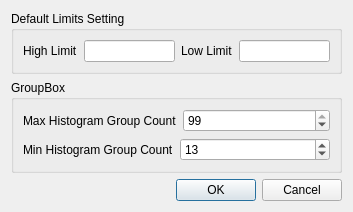
<?xml version="1.0" encoding="UTF-8"?>
<ui version="4.0">
 <class>ChartSettingDialog</class>
 <widget class="QDialog" name="ChartSettingDialog">
  <property name="geometry">
   <rect>
    <x>0</x>
    <y>0</y>
    <width>353</width>
    <height>206</height>
   </rect>
  </property>
  <property name="windowTitle">
   <string>Chart Settings</string>
  </property>
  <layout class="QGridLayout" name="gridLayout_3">
   <item row="0" column="0">
    <layout class="QVBoxLayout" name="MainVerticalLayout">
     <item>
      <widget class="QGroupBox" name="LimitGroupBox">
       <property name="title">
        <string>Default Limits Setting</string>
       </property>
       <layout class="QGridLayout" name="gridLayout">
        <item row="0" column="0">
         <layout class="QHBoxLayout" name="LimitsHorizontalLayout">
          <item>
           <widget class="QLabel" name="HighLimitLabel">
            <property name="text">
             <string>High Limit</string>
            </property>
            <property name="buddy">
             <cstring>HighLimitLineEdit</cstring>
            </property>
           </widget>
          </item>
          <item>
           <widget class="QLineEdit" name="HighLimitLineEdit"/>
          </item>
          <item>
           <widget class="QLabel" name="LowLimitLabel">
            <property name="text">
             <string>Low Limit</string>
            </property>
            <property name="buddy">
             <cstring>LowLimitLineEdit</cstring>
            </property>
           </widget>
          </item>
          <item>
           <widget class="QLineEdit" name="LowLimitLineEdit"/>
          </item>
         </layout>
        </item>
       </layout>
      </widget>
     </item>
     <item>
      <widget class="QGroupBox" name="GroupCountGroupBox">
       <property name="title">
        <string>GroupBox</string>
       </property>
       <layout class="QGridLayout" name="gridLayout_2">
        <item row="0" column="0">
         <layout class="QVBoxLayout" name="HistoCountVerticalLayout">
          <item>
           <layout class="QHBoxLayout" name="MaxCountHorizontalLayout">
            <item>
             <widget class="QLabel" name="MaxHistogramGroupLable">
              <property name="text">
               <string>Max Histogram Group Count</string>
              </property>
              <property name="buddy">
               <cstring>MaxCountSpinBox</cstring>
              </property>
             </widget>
            </item>
            <item>
             <widget class="QSpinBox" name="MaxCountSpinBox">
              <property name="minimum">
               <number>5</number>
              </property>
              <property name="value">
               <number>99</number>
              </property>
             </widget>
            </item>
           </layout>
          </item>
          <item>
           <layout class="QHBoxLayout" name="MinCountHorizontalLayout">
            <item>
             <widget class="QLabel" name="MinHistogramGroupLable">
              <property name="text">
               <string>Min Histogram Group Count</string>
              </property>
              <property name="buddy">
               <cstring>MinCountSpinBox</cstring>
              </property>
             </widget>
            </item>
            <item>
             <widget class="QSpinBox" name="MinCountSpinBox">
              <property name="minimum">
               <number>5</number>
              </property>
              <property name="value">
               <number>13</number>
              </property>
             </widget>
            </item>
           </layout>
          </item>
         </layout>
        </item>
       </layout>
      </widget>
     </item>
     <item>
      <widget class="QDialogButtonBox" name="buttonBox">
       <property name="orientation">
        <enum>Qt::Horizontal</enum>
       </property>
       <property name="standardButtons">
        <set>QDialogButtonBox::Cancel|QDialogButtonBox::Ok</set>
       </property>
      </widget>
     </item>
    </layout>
   </item>
  </layout>
 </widget>
 <resources/>
 <connections>
  <connection>
   <sender>buttonBox</sender>
   <signal>accepted()</signal>
   <receiver>ChartSettingDialog</receiver>
   <slot>accept()</slot>
   <hints>
    <hint type="sourcelabel">
     <x>398</x>
     <y>344</y>
    </hint>
    <hint type="destinationlabel">
     <x>157</x>
     <y>274</y>
    </hint>
   </hints>
  </connection>
  <connection>
   <sender>buttonBox</sender>
   <signal>rejected()</signal>
   <receiver>ChartSettingDialog</receiver>
   <slot>reject()</slot>
   <hints>
    <hint type="sourcelabel">
     <x>466</x>
     <y>350</y>
    </hint>
    <hint type="destinationlabel">
     <x>286</x>
     <y>274</y>
    </hint>
   </hints>
  </connection>
 </connections>
</ui>
